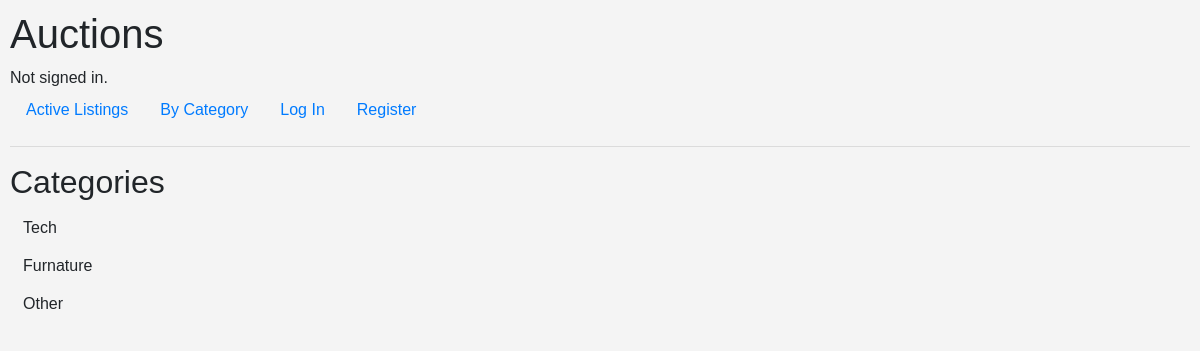
The page /category on the database its author committed.
### auctions/models.py (models this page shows, shortened)
class Category(models.Model):
    name = models.CharField(max_length=64, unique=True)

### auctions/views.py (the view)
# urls.py: path("category", views.category_finder, name="category_finder"),
def category_finder(request):
    return render(request, "auctions/category.html", {
        "categories": Category.objects.all(),
    })

### auctions/templates/auctions/category.html
{% extends "auctions/layout.html" %}
{% block body %}
    <h2>Categories</h2>
    {% for category in categories%}
        <a href="{% url 'category' category.id %}" class="btn">{{ category.name }} </a><br>
    {% endfor %}
{% endblock %}

### auctions/static/auctions/styles.css (style rules this page uses)
body { padding: 10px; }
body { font-family: Arial, sans-serif; background-color: #f4f4f4; }

### rows shown on the page
Category: name "Tech"
Category: name "Furnature"
Category: name "Other"
